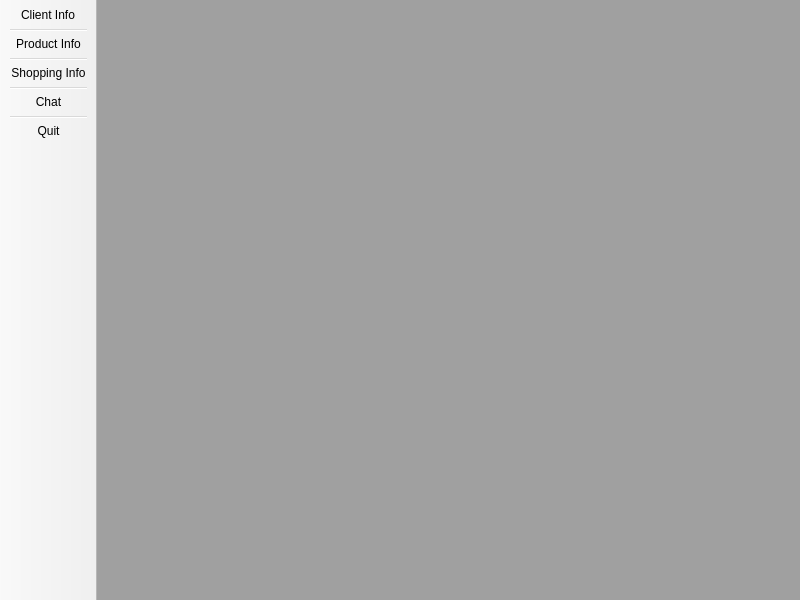
<?xml version="1.0" encoding="UTF-8"?>
<ui version="4.0">
 <class>MainWindow</class>
 <widget class="QMainWindow" name="MainWindow">
  <property name="geometry">
   <rect>
    <x>0</x>
    <y>0</y>
    <width>800</width>
    <height>600</height>
   </rect>
  </property>
  <property name="windowTitle">
   <string>Integrated Manager</string>
  </property>
  <widget class="QWidget" name="centralwidget">
   <layout class="QHBoxLayout" name="horizontalLayout">
    <property name="leftMargin">
     <number>0</number>
    </property>
    <property name="topMargin">
     <number>0</number>
    </property>
    <property name="rightMargin">
     <number>0</number>
    </property>
    <property name="bottomMargin">
     <number>0</number>
    </property>
    <item>
     <widget class="QMdiArea" name="mdiArea">
      <property name="enabled">
       <bool>true</bool>
      </property>
      <property name="layoutDirection">
       <enum>Qt::LeftToRight</enum>
      </property>
      <property name="autoFillBackground">
       <bool>false</bool>
      </property>
      <property name="frameShape">
       <enum>QFrame::NoFrame</enum>
      </property>
      <property name="frameShadow">
       <enum>QFrame::Plain</enum>
      </property>
      <property name="sizeAdjustPolicy">
       <enum>QAbstractScrollArea::AdjustIgnored</enum>
      </property>
      <property name="background">
       <brush brushstyle="SolidPattern">
        <color alpha="255">
         <red>160</red>
         <green>160</green>
         <blue>160</blue>
        </color>
       </brush>
      </property>
      <property name="activationOrder">
       <enum>QMdiArea::CreationOrder</enum>
      </property>
      <property name="viewMode">
       <enum>QMdiArea::TabbedView</enum>
      </property>
      <property name="documentMode">
       <bool>true</bool>
      </property>
      <property name="tabsClosable">
       <bool>false</bool>
      </property>
      <property name="tabShape">
       <enum>QTabWidget::Rounded</enum>
      </property>
      <property name="tabPosition">
       <enum>QTabWidget::North</enum>
      </property>
     </widget>
    </item>
   </layout>
  </widget>
  <widget class="QToolBar" name="toolBar">
   <property name="windowTitle">
    <string>toolBar</string>
   </property>
   <property name="movable">
    <bool>false</bool>
   </property>
   <property name="allowedAreas">
    <set>Qt::AllToolBarAreas</set>
   </property>
   <property name="iconSize">
    <size>
     <width>60</width>
     <height>80</height>
    </size>
   </property>
   <property name="floatable">
    <bool>false</bool>
   </property>
   <attribute name="toolBarArea">
    <enum>LeftToolBarArea</enum>
   </attribute>
   <attribute name="toolBarBreak">
    <bool>false</bool>
   </attribute>
   <addaction name="actionClient"/>
   <addaction name="separator"/>
   <addaction name="actionProduct"/>
   <addaction name="separator"/>
   <addaction name="actionShopping"/>
   <addaction name="separator"/>
   <addaction name="actionChat"/>
   <addaction name="separator"/>
   <addaction name="actionQuit"/>
  </widget>
  <action name="actionQuit">
   <property name="icon">
    <iconset resource="resource.qrc">
     <normaloff>:/images/exit.png</normaloff>:/images/exit.png</iconset>
   </property>
   <property name="text">
    <string>Quit</string>
   </property>
  </action>
  <action name="actionClient">
   <property name="icon">
    <iconset resource="resource.qrc">
     <normaloff>:/images/user.png</normaloff>:/images/user.png</iconset>
   </property>
   <property name="text">
    <string>Client Info</string>
   </property>
   <property name="shortcut">
    <string>Ctrl+1</string>
   </property>
  </action>
  <action name="actionProduct">
   <property name="icon">
    <iconset resource="resource.qrc">
     <normaloff>:/images/product.png</normaloff>:/images/product.png</iconset>
   </property>
   <property name="text">
    <string>Product Info</string>
   </property>
   <property name="toolTip">
    <string>Product Info</string>
   </property>
   <property name="shortcut">
    <string>Ctrl+2</string>
   </property>
  </action>
  <action name="actionShopping">
   <property name="icon">
    <iconset resource="resource.qrc">
     <normaloff>:/images/shopping.png</normaloff>:/images/shopping.png</iconset>
   </property>
   <property name="text">
    <string>Shopping Info</string>
   </property>
   <property name="shortcut">
    <string>Ctrl+3</string>
   </property>
  </action>
  <action name="actionChat">
   <property name="icon">
    <iconset resource="resource.qrc">
     <normaloff>:/images/chat1.png</normaloff>:/images/chat1.png</iconset>
   </property>
   <property name="text">
    <string>Chat</string>
   </property>
   <property name="shortcut">
    <string>Ctrl+4</string>
   </property>
  </action>
 </widget>
 <resources>
  <include location="resource.qrc"/>
 </resources>
 <connections>
  <connection>
   <sender>actionQuit</sender>
   <signal>triggered()</signal>
   <receiver>MainWindow</receiver>
   <slot>close()</slot>
   <hints>
    <hint type="sourcelabel">
     <x>-1</x>
     <y>-1</y>
    </hint>
    <hint type="destinationlabel">
     <x>399</x>
     <y>299</y>
    </hint>
   </hints>
  </connection>
 </connections>
</ui>
